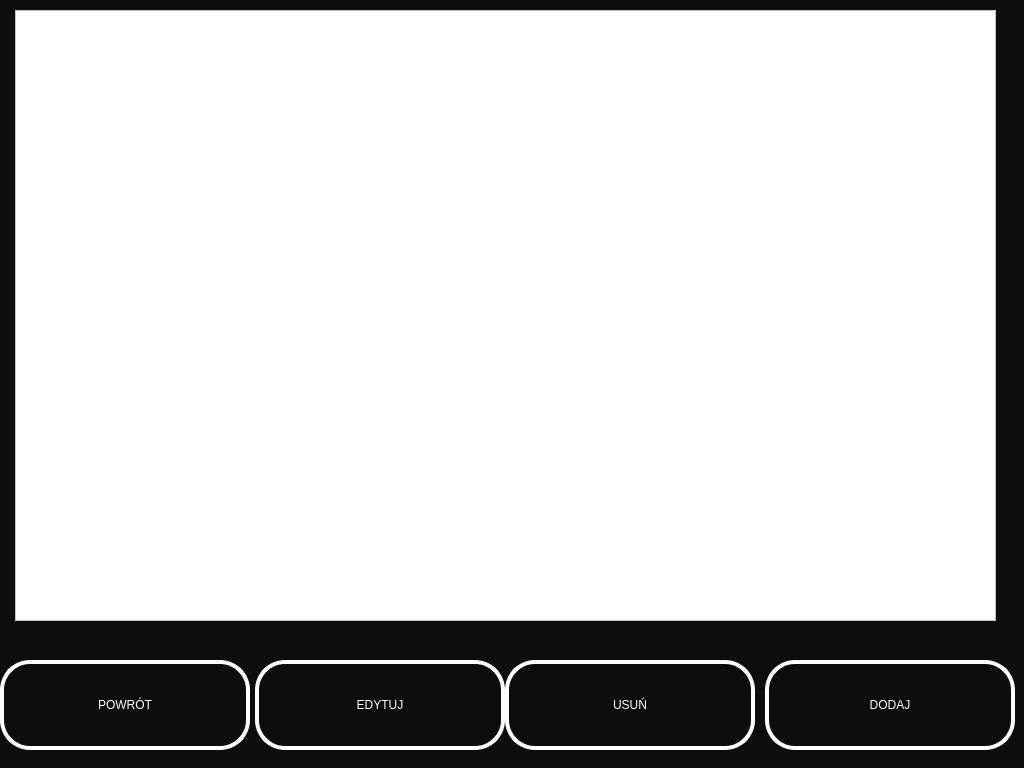
<?xml version="1.0" encoding="UTF-8"?>
<ui version="4.0">
 <class>ClubMembersScreen</class>
 <widget class="QDialog" name="ClubMembersScreen">
  <property name="geometry">
   <rect>
    <x>0</x>
    <y>0</y>
    <width>1024</width>
    <height>768</height>
   </rect>
  </property>
  <property name="windowTitle">
   <string>Dialog</string>
  </property>
  <property name="styleSheet">
   <string notr="true">background-color: rgb(13, 13, 13);</string>
  </property>
  <widget class="QTableWidget" name="listaCzlonkow">
   <property name="geometry">
    <rect>
     <x>15</x>
     <y>10</y>
     <width>981</width>
     <height>611</height>
    </rect>
   </property>
   <property name="styleSheet">
    <string notr="true">background-color: rgb(255, 255, 255);

font: 75 20pt &quot;Tahoma&quot;;
color: rgb(0, 0, 0);</string>
   </property>
  </widget>
  <widget class="QPushButton" name="dodajCzlonka">
   <property name="geometry">
    <rect>
     <x>765</x>
     <y>660</y>
     <width>250</width>
     <height>90</height>
    </rect>
   </property>
   <property name="minimumSize">
    <size>
     <width>0</width>
     <height>0</height>
    </size>
   </property>
   <property name="maximumSize">
    <size>
     <width>16777215</width>
     <height>16777215</height>
    </size>
   </property>
   <property name="styleSheet">
    <string notr="true">background-color: rgb(13, 13, 13);
border-style: solid;
border-width:4px;
border-radius:30px;
border-color: white;

font: 75 30pt &quot;Tahoma&quot;;
color: rgb(255, 255, 255);</string>
   </property>
   <property name="text">
    <string>DODAJ</string>
   </property>
  </widget>
  <widget class="QPushButton" name="usunCzlonka">
   <property name="geometry">
    <rect>
     <x>505</x>
     <y>660</y>
     <width>250</width>
     <height>90</height>
    </rect>
   </property>
   <property name="minimumSize">
    <size>
     <width>0</width>
     <height>0</height>
    </size>
   </property>
   <property name="maximumSize">
    <size>
     <width>16777215</width>
     <height>16777215</height>
    </size>
   </property>
   <property name="styleSheet">
    <string notr="true">background-color: rgb(13, 13, 13);
border-style: solid;
border-width:4px;
border-radius:30px;
border-color: white;

font: 75 30pt &quot;Tahoma&quot;;
color: rgb(255, 255, 255);</string>
   </property>
   <property name="text">
    <string>USUŃ</string>
   </property>
  </widget>
  <widget class="QPushButton" name="edytujCzlonka">
   <property name="geometry">
    <rect>
     <x>255</x>
     <y>660</y>
     <width>250</width>
     <height>90</height>
    </rect>
   </property>
   <property name="minimumSize">
    <size>
     <width>0</width>
     <height>0</height>
    </size>
   </property>
   <property name="maximumSize">
    <size>
     <width>16777215</width>
     <height>16777215</height>
    </size>
   </property>
   <property name="styleSheet">
    <string notr="true">background-color: rgb(13, 13, 13);
border-style: solid;
border-width:4px;
border-radius:30px;
border-color: white;

font: 75 30pt &quot;Tahoma&quot;;
color: rgb(255, 255, 255);</string>
   </property>
   <property name="text">
    <string>EDYTUJ</string>
   </property>
  </widget>
  <widget class="QPushButton" name="powrot">
   <property name="geometry">
    <rect>
     <x>0</x>
     <y>660</y>
     <width>250</width>
     <height>90</height>
    </rect>
   </property>
   <property name="minimumSize">
    <size>
     <width>0</width>
     <height>0</height>
    </size>
   </property>
   <property name="maximumSize">
    <size>
     <width>16777215</width>
     <height>16777215</height>
    </size>
   </property>
   <property name="styleSheet">
    <string notr="true">background-color: rgb(13, 13, 13);
border-style: solid;
border-width:4px;
border-radius:30px;
border-color: white;

font: 75 30pt &quot;Tahoma&quot;;
color: rgb(255, 255, 255);</string>
   </property>
   <property name="text">
    <string>POWRÓT</string>
   </property>
  </widget>
 </widget>
 <resources/>
 <connections/>
</ui>
